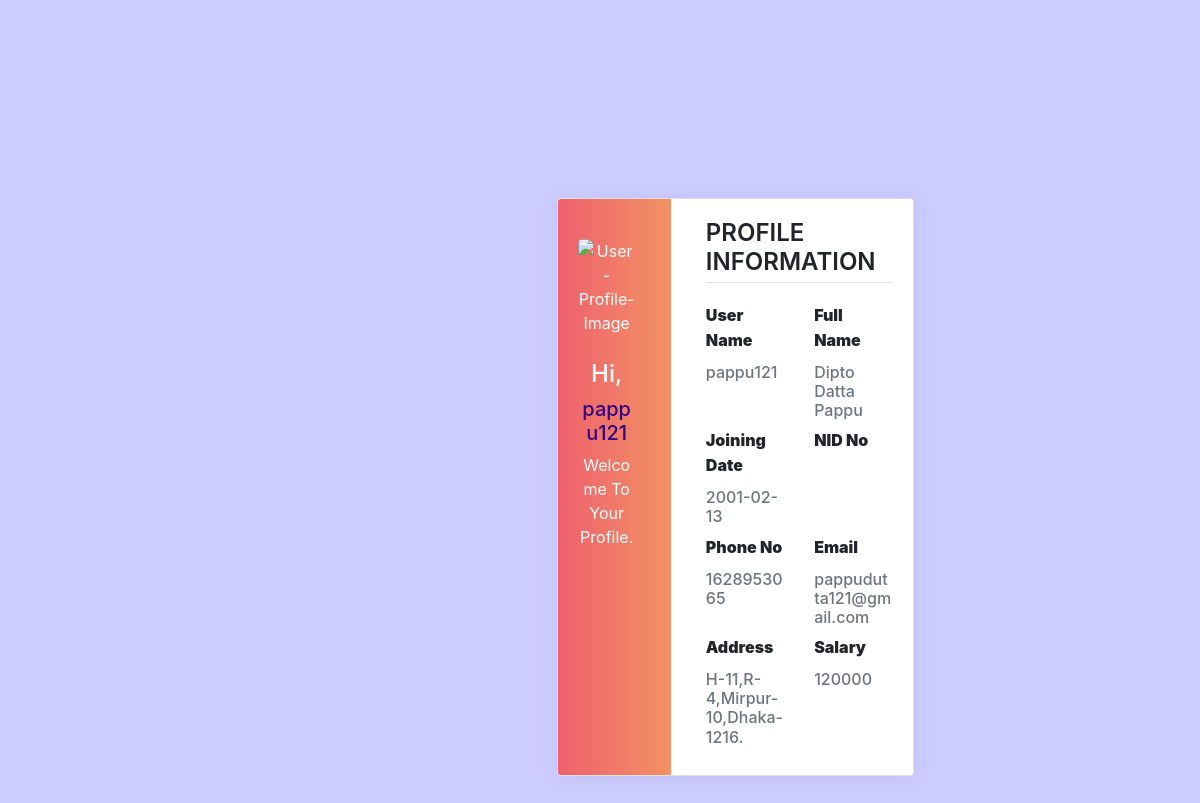
Screenshot of /Emp_profile.php (signed in) with the database file from the repository.
### tables this page shows
CREATE TABLE `employee_info` (
  `Emp_id` varchar(30) NOT NULL,
  `Emp_name` varchar(30) NOT NULL,
  `Join_date` date NOT NULL,
  `NID` varchar(20) NOT NULL,
  `Phone_no` int(11) NOT NULL,
  `Email` varchar(100) NOT NULL,
  `Address` varchar(200) NOT NULL,
  `Password` varchar(30) NOT NULL,
  `Salary` varchar(30) NOT NULL
);

### Emp_profile.php (the view, shortened to what this page needs)
<!DOCTYPE html>
<html lang="en">
<head>
    <link rel="stylesheet" href="Emp_profile.css" />
    <link rel="stylesheet" href="https://maxcdn.bootstrapcdn.com/bootstrap/4.0.0/css/bootstrap.min.css">
    <link rel="stylesheet" href="https://stackpath.bootstrapcdn.com/bootstrap/4.0.0/js/bootstrap.bundle.min.js">
    <link rel="stylesheet" href="https://cdnjs.cloudflare.com/ajax/libs/jquery/3.2.1/jquery.min.js">
    <link rel="stylesheet" href="https://cdnjs.cloudflare.com/ajax/libs/MaterialDesign-Webfont/3.6.95/css/materialdesignicons.css">
</head>
<body style="background-color: #CCCCFF; margin-top: 150px; margin-left: 300px;">
    <div class="page-content page-container" id="page-content">
        <div class="padding">
            <div class="row container d-flex justify-content-center">
                <div class="col-xl-6 col-md-12">
                    <div class="card user-card-full">
                        <div class="row m-l-0 m-r-0">
                            <div class="col-sm-4 bg-c-lite-green user-profile">
                                <div class="card-block text-center text-white">
                                    <div class="m-b-25">
                                        <img src="https://img.icons8.com/bubbles/100/000000/user.png" class="img-radius" alt="User-Profile-Image">
                                    </div>
                                    <h6 class="f-w-600"><strong><h4>Hi,</h4></strong>
                                    <h5 style="color: #330185">
                                    <?php
                                    echo  $_SESSION['user_name'];
                                    ?><br></h5>
                                    Welcome To Your Profile.</h6>
                                </div>
                            </div>
                            <div class="col-sm-8">
                                <div class="card-block">
                                    <h4 class="m-b-20 p-b-5 b-b-default f-w-600">PROFILE INFORMATION</h4>
                                    <div class="row">
                                        <div class="col-sm-6">
                                            <p class="m-b-10 f-w-600"><strong>User Name</strong></p>
                                            <h6 class="text-muted f-w-400"> <?php
                                            echo  $_SESSION['user_name'];?>  </h6>
                                        </div>
                                        <?php
                                         include('u_connection.php');
                                        $test = $_SESSION['user_name'];
                                      $sql = "select *from employee_info where Emp_id = '$test'";
        $result = mysqli_query($con, $sql);
while ($row = mysqli_fetch_array($result, MYSQLI_ASSOC)) {
    $join_date = $row['Join_date'];
    $nid = $row['NID'];
    $ename = $row ['Emp_name'];
    $phn = $row['Phone_no'];
    $email = $row['Email'];
    $adrs = $row['Address'];
    $salaryy = $row['Salary'];
    echo ' <div class="col-sm-6">
    <p class="m-b-10 f-w-600"><strong>Full Name</strong></p>
    <h6 class="text-muted f-w-400">'.$ename.'</h6>
</div>
<div class="col-sm-6">
    <p class="m-b-10 f-w-600"><strong>Joining Date</strong></p>
    <h6 class="text-muted f-w-400">'.$join_date.'</h6>
</div>
<div class="col-sm-6">
    <p class="m-b-10 f-w-600"><strong>NID No</strong></p>
    <h6 class="text-muted f-w-400">'.$nid.'</h6>
</div>
<div class="col-sm-6">
    <p class="m-b-10 f-w-600"><strong>Phone No</strong></p>
    <h6 class="text-muted f-w-400">'.$phn.'</h6>
</div>
<div class="col-sm-6">
    <p class="m-b-10 f-w-600"><strong>Email</strong></p>
    <h6 class="text-muted f-w-400">'.$email.'</h6>
</div>
<div class="col-sm-6">
    <p class="m-b-10 f-w-600"><strong>Address</strong></p>
    <h6 class="text-muted f-w-400">'.$adrs.'</h6>
</div>
<div class="col-sm-6">
    <p class="m-b-10 f-w-600"><strong>Salary</strong></p>
    <h6 class="text-muted f-w-400">'.$salaryy.'</h6>
</div>';
}
?>
                                    </div>
                                </div>
                            </div>
                        </div>
                    </div>
                </div>
            </div>
        </div>
    </div>
</body>
</html>

### Emp_profile.css (style rules this page uses)
body { background-color: #3f3fd4 }
.padding { padding: 3rem !important }
.user-card-full { overflow: hidden; }
.card { border-radius: 5px; -webkit-box-shadow: 0 1px 20px 0 rgba(69,90,100,0.08); box-shadow: 0 1px 20px 0 rgba(69,90,100,0.08); border: none; margin-bottom: 30px; }
.m-r-0 { margin-right: 0px; }
.m-l-0 { margin-left: 0px; }
.user-card-full .user-profile { border-radius: 5px 0 0 5px; }
.bg-c-lite-green { background: -webkit-gradient(linear, left top, right top, from(#f29263), to(#ee5a6f)); background: linear-gradient(to right, #ee5a6f, #f29263); }
.user-profile { padding: 20px 0; }
.card-block { padding: 1.25rem; }
.m-b-25 { margin-bottom: 25px; }
.img-radius { border-radius: 5px; }
h6 { font-size: 14px; }
.card .card-block p { line-height: 25px; }
.b-b-default { border-bottom: 1px solid #e0e0e0; }
.m-b-20 { margin-bottom: 20px; }
.p-b-5 { padding-bottom: 5px !important; }
.m-b-10 { margin-bottom: 10px; }
.text-muted { color: #919aa3 !important; }
.f-w-600 { font-weight: 600; }

### rows the page displays
employee_info: Emp_name "Dipto Datta Pappu", Join_date "2001-02-13", Phone_no "1628953065", Email "pappudutta121@gmail.com", Address "H-11,R-4,Mirpur-10,Dhaka-1216.", Salary "120000"

### other values shown
$_SESSION['user_name'] "pappu121"
